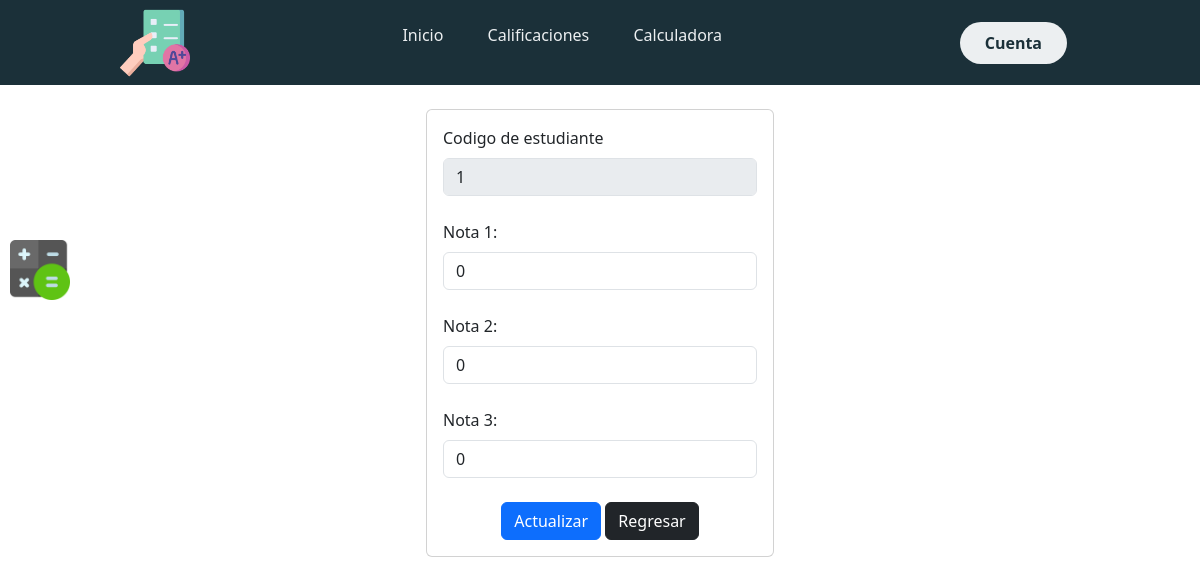
Screenshot of /formularioEditar2.php?Id=1 with the database file from the repository.
### tables this page shows
CREATE TABLE `nota` (
  `Id_Nota` int(11) NOT NULL,
  `Nota1` varchar(4) NOT NULL,
  `Nota2` varchar(4) NOT NULL,
  `Nota3` varchar(4) NOT NULL,
  `Id_Estudiante` int(11) NOT NULL,
  `Id_Grupo` int(11) NOT NULL
);

### formularioEditar2.php (the view, shortened to what this page needs)
<?php
include("conexion.php");
$nota1 = '';
$nota2 = '';
$nota3= '';
if  (isset($_GET['Id'])) {
  $id = $_GET['Id'];
  $query = "SELECT * FROM nota WHERE Id_Estudiante=$id";
  $result = mysqli_query($conn, $query);
  if (mysqli_num_rows($result) == 1) {
    $row = mysqli_fetch_array($result);
    $nota1 = $row['Nota1'];
    $nota2 = $row['Nota2'];
    $nota3 = $row['Nota3'];
  }
}
?>
<?php include('cebecera.php'); ?>
<div class="container p-4">
  <div class="row">
    <div class="col-md-4 mx-auto" >
      <div class="card card-body">
      <form action="formularioEditar2.php?Id=<?php echo $_GET['Id']; ?>" method="POST">
        <div class="form-group">
          <label for="exampleInputEmail1" class="form-label">Codigo de estudiante</label>
          <input type="text" class="form-control"  value="<?php echo $id;?>" disabled>
        </div>
        <br>
        <div class="form-group">
          <label for="exampleInputEmail1" class="form-label">Nota 1:</label>
          <input name="Nota1" type="text" class="form-control" value="<?php echo $nota1; ?>" placeholder="Edita nota 3">
        </div>
        <br>
        <div class="form-group">
          <label for="exampleInputEmail1" class="form-label">Nota 2:</label>
          <input name="Nota2" type="text" class="form-control" value="<?php echo $nota2; ?>" placeholder="Edita nota 2">
        </div>
        <br>
        <div class="form-group">
          <label for="exampleInputEmail1" class="form-label">Nota 3:</label>
          <input name="Nota3" type="text" class="form-control" value="<?php echo $nota3; ?>" placeholder="Edita nota 3">
        </div>
        <br>
        <div class="text-center">
          <button type="submit" name="update" class="btn btn-primary">Actualizar</button>
          <a class="btn btn-dark" href="auditoria.php">Regresar</a>
        </div>
      </form>
      </div>
    </div>
  </div>
</div>

### styles2.css (style rules this page uses)
* { box-sizing: border-box; margin: 0; padding: 0; }

### rows the page displays
nota: Nota1 "0", Nota2 "0", Nota3 "0"
